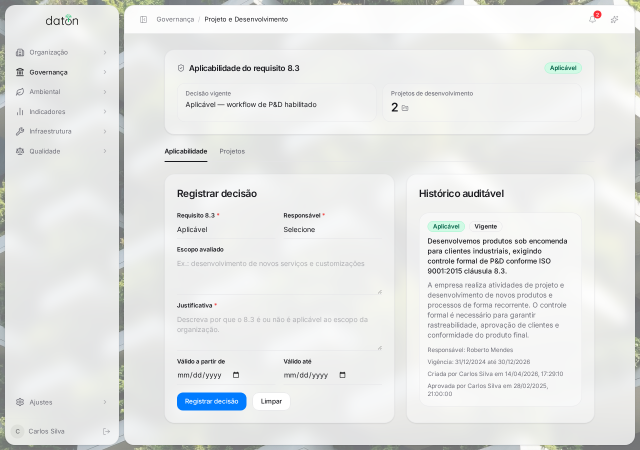
#> input picture docs/pdfs/projeto-desenvolvimento/imgs/01-aplicabilidade.png, 1280 x 900 px (shown at 1/2 size); its folder holds 4 pictures in this run
$ python annotate-screenshots.py
#> lines starting #> are read from the running program, lines starting #| are printed output that depends on the picture
"""
Anota screenshots do módulo Projeto e Desenvolvimento.

Uso:
    cd docs/pdfs/projeto-desenvolvimento
    python annotate-screenshots.py

Dependências: pip install Pillow

Coordenadas (px, 1280×900) — meça após gerar as screenshots:
    LEFT_END  — borda direita do painel esquerdo (sidebar + lista de projetos)
    TAB_Y     — topo da barra de tabs (Aplicabilidade / Projetos)
    BOTTOM    — base da área de conteúdo
    RIGHT_END — borda direita do conteúdo

Para medir, adicione ao take-screenshots.js:
    const box = await page.locator('[role="tablist"]').boundingBox()
    console.log('tablist:', box)
"""
import os
from PIL import Image, ImageDraw

SCRIPT_DIR = os.path.dirname(os.path.abspath(__file__))
IMGS_DIR   = os.path.join(SCRIPT_DIR, "imgs")

ORANGE = (249, 115, 22, 255)
RED    = (220, 38,  38, 255)

# [6 lines of commented-out code are left out]
LEFT_END  = 248  # borda esquerda do painel principal (após sidebar + gap)
TAB_Y     = 67   # base do cabeçalho/breadcrumb; início do conteúdo do módulo
BOTTOM    = 890  # base da área de conteúdo
RIGHT_END = 1270 # borda direita do conteúdo


def _dim_rect(draw, box, alpha=110):
    x1, y1, x2, y2 = box
    draw.rectangle([x1, y1, x2, y2], fill=(0, 0, 0, alpha))


def _border(draw, box, width=3, color=ORANGE):
    x1, y1, x2, y2 = box
    for i in range(width):
        draw.rectangle([x1 - i, y1 - i, x2 + i, y2 + i], outline=color)


def annotate(name, dim_boxes, content_box=None, callout_box=None):
#> called with name = '01-aplicabilidade', content_box = (248, 67, 1270, 890)
    src = os.path.join(IMGS_DIR, f"{name}.png")
    dst = os.path.join(IMGS_DIR, f"{name}-annotated.png")
    img = Image.open(src).convert("RGBA")

    overlay = Image.new("RGBA", img.size, (0, 0, 0, 0))
#> overlay: PIL image 1280x900 RGBA; every value is 0
    od = ImageDraw.Draw(overlay)
    for box in dim_boxes:
        _dim_rect(od, box)
    result = Image.alpha_composite(img, overlay)
    draw   = ImageDraw.Draw(result)

    if content_box:
        _border(draw, content_box, width=3, color=ORANGE)

    if callout_box:
        _border(draw, callout_box, width=3, color=RED)

    result.convert("RGB").save(dst)
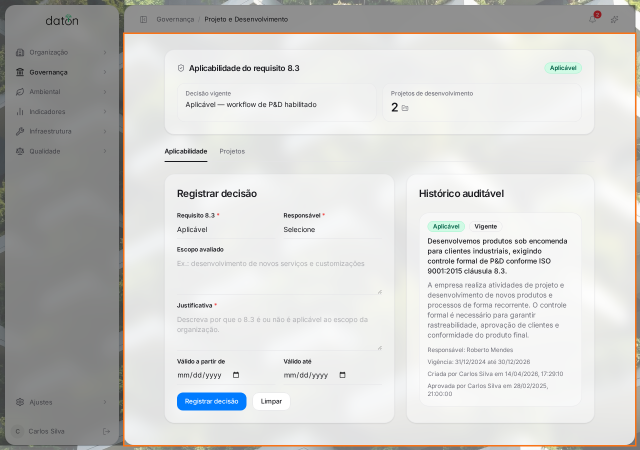
#> saved as 01-aplicabilidade-annotated.png: PIL image 1280x900 RGB (shown at 1/2 size); mean R, G, B 206.9, 206.9, 205.1
    print(f"✓ {name}-annotated.png")


# ── Regiões comuns ─────────────────────────────────────────────────────────────
DIM_SIDEBAR   = (0,        0, LEFT_END,  BOTTOM)
DIM_HEADER    = (LEFT_END, 10, RIGHT_END, TAB_Y)   # breadcrumb + botões de ação
CONTENT_FULL  = (LEFT_END, TAB_Y, RIGHT_END, BOTTOM)
CONTENT_SCROLL = (LEFT_END, 0, RIGHT_END, BOTTOM)  # para screenshots com scroll

# ── 01: Aplicabilidade ─────────────────────────────────────────────────────────
# Destaca toda a área de conteúdo (card status + formulário + histórico)
annotate(
    "01-aplicabilidade",
    dim_boxes=[DIM_SIDEBAR, DIM_HEADER],
    content_box=CONTENT_FULL,
    callout_box=None,
)

# ── 02: Projetos — lista + formulário ─────────────────────────────────────────
# Destaca toda a área: lista à esquerda + formulário à direita
annotate(
    "02-projetos-lista",
    dim_boxes=[DIM_SIDEBAR, DIM_HEADER],
    content_box=CONTENT_FULL,
    callout_box=None,
)
#> call 2 of annotate, with name = '02-projetos-lista', content_box = (248, 67, 1270, 890)
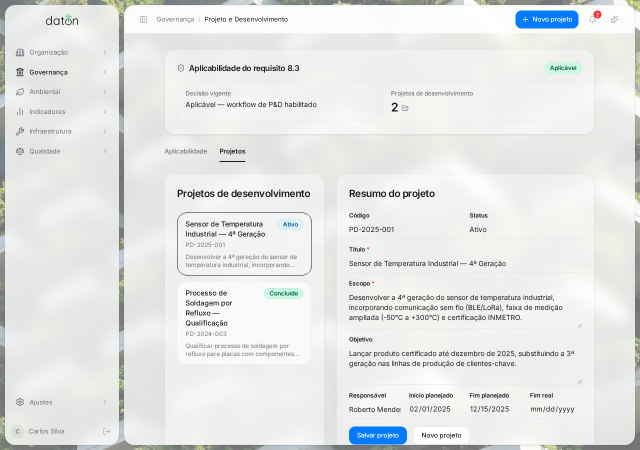
#> input picture docs/pdfs/projeto-desenvolvimento/imgs/02-projetos-lista.png, 1280 x 900 px (shown at 1/2 size)
#> in annotate (call 2), `result.convert("RGB").save(dst)`:
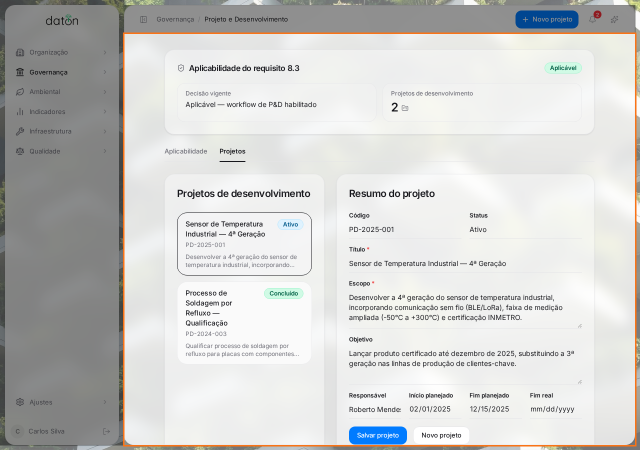
#> saved as 02-projetos-lista-annotated.png: PIL image 1280x900 RGB (shown at 1/2 size); mean R, G, B 206, 206.2, 204.6

# ── 03: Entradas e Etapas ─────────────────────────────────────────────────────
# Página rolada para baixo — destaca área de entradas com form expandido
annotate(
    "03-entradas-etapas",
    dim_boxes=[DIM_SIDEBAR],
    content_box=CONTENT_SCROLL,
    callout_box=None,
)
#> call 3 of annotate, with name = '03-entradas-etapas', content_box = (248, 0, 1270, 890)
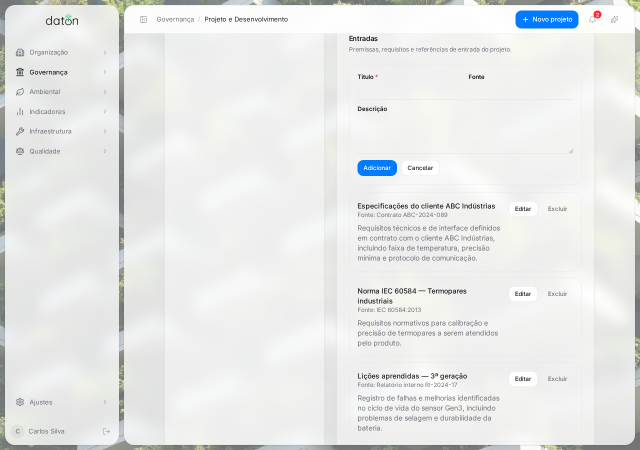
#> input picture docs/pdfs/projeto-desenvolvimento/imgs/03-entradas-etapas.png, 1280 x 900 px (shown at 1/2 size)
#> in annotate (call 3), `result.convert("RGB").save(dst)`:
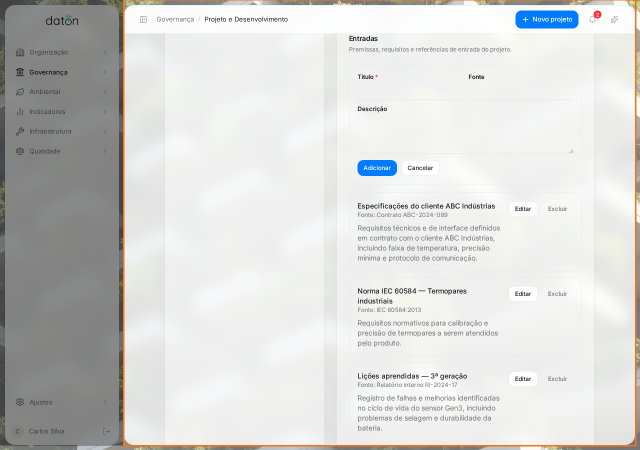
#> saved as 03-entradas-etapas-annotated.png: PIL image 1280x900 RGB (shown at 1/2 size); mean R, G, B 213.7, 214, 212.6

# ── 04: Saídas e Revisões ─────────────────────────────────────────────────────
annotate(
    "04-saidas-revisoes",
    dim_boxes=[DIM_SIDEBAR],
    content_box=CONTENT_SCROLL,
    callout_box=None,
)
#> call 4 of annotate, with name = '04-saidas-revisoes', content_box = (248, 0, 1270, 890)
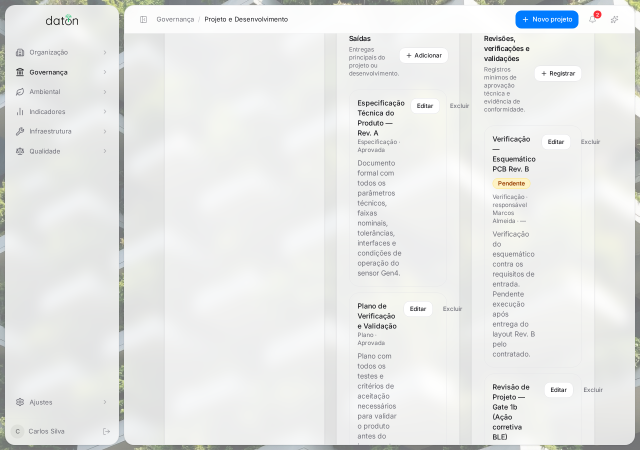
#> input picture docs/pdfs/projeto-desenvolvimento/imgs/04-saidas-revisoes.png, 1280 x 900 px (shown at 1/2 size)
#> in annotate (call 4), `result.convert("RGB").save(dst)`:
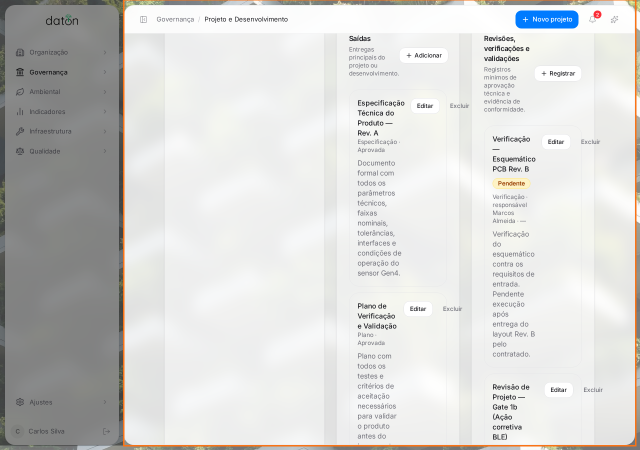
#> saved as 04-saidas-revisoes-annotated.png: PIL image 1280x900 RGB (shown at 1/2 size); mean R, G, B 213.6, 213.7, 211.9

# ── 05: Mudanças ──────────────────────────────────────────────────────────────
#> (the run stopped early here; a loop or call above may not have finished)
